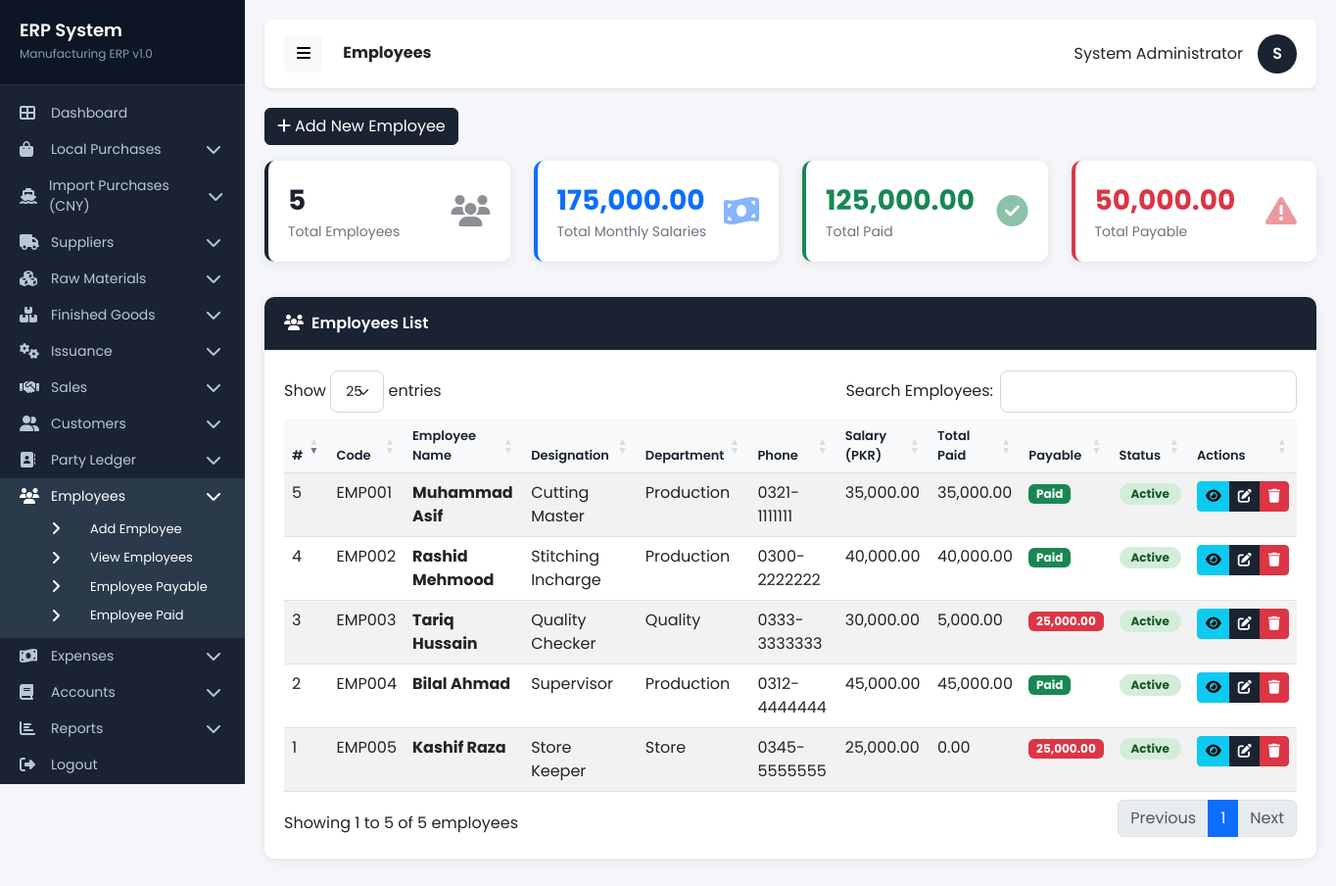
The page /pages/employees.php (signed in) on the database its author committed.
### tables this page shows
CREATE TABLE `employees` (
  `id` int(11) NOT NULL,
  `employee_code` varchar(50) NOT NULL,
  `employee_name` varchar(200) NOT NULL,
  `father_name` varchar(200) DEFAULT NULL,
  `cnic` varchar(20) DEFAULT NULL,
  `phone` varchar(20) DEFAULT NULL,
  `email` varchar(100) DEFAULT NULL,
  `address` text DEFAULT NULL,
  `city` varchar(100) DEFAULT NULL,
  `designation` varchar(100) DEFAULT NULL,
  `department` varchar(100) DEFAULT NULL,
  `joining_date` date DEFAULT NULL,
  `monthly_salary` decimal(18,2) DEFAULT 0.00,
  `opening_balance` decimal(18,2) DEFAULT 0.00,
  `current_balance` decimal(18,2) DEFAULT 0.00,
  `status` enum('active','inactive') DEFAULT 'active',
  `date_time` datetime DEFAULT NULL
);

### includes/database.php (called while the page is built, shortened)
<?php
$db = new mysqli(DB_HOST, DB_USER, DB_PASS, DB_NAME);
$db->set_charset("utf8");
function executePrepared($sql, $types = '', $params = []) {
    global $db;
    $stmt = $db->prepare($sql);
    $stmt->execute();
    return $stmt;
}
function getRows($sql, $types = '', $params = []) {
    $stmt = executePrepared($sql, $types, $params);
    $result = $stmt->get_result();
    $rows = [];
    while ($row = $result->fetch_assoc()) {
        $rows[] = $row;
    }
    return $rows;
}
function formatCurrency($amount) {
    return number_format($amount, 2);
}
?>

### pages/employees.php (the view, shortened to what this page needs)
<?php
require_once '../includes/database.php';
$employees = getRows("SELECT e.*,
    COALESCE((SELECT SUM(ep.amount) FROM employee_payments ep WHERE ep.employee_id = e.id), 0) as total_paid
    FROM employees e
    ORDER BY e.id DESC");
$totalEmployees = count($employees);
$totalSalary = 0;
$totalPaid = 0;
foreach ($employees as $emp) {
    $totalSalary += (float)$emp['monthly_salary'];
    $totalPaid += (float)$emp['total_paid'];
}
include '../includes/header.php';
include '../includes/sidebar.php';
?>
<div class="row mb-3">
    <div class="col-12">
        <a href="add_employee.php" class="btn btn-primary"><i class="fas fa-plus me-1"></i>Add New Employee</a>
    </div>
</div>
<div class="row mb-3">
    <div class="col-md-3">
        <div class="stat-card" style="border-left-color: #1a2332;">
            <div class="d-flex justify-content-between align-items-center">
                <div>
                    <div class="stat-number"><?php echo $totalEmployees; ?></div>
                    <div class="stat-label">Total Employees</div>
                </div>
                <div class="stat-icon"><i class="fas fa-users"></i></div>
            </div>
        </div>
    </div>
    <div class="col-md-3">
        <div class="stat-card" style="border-left-color: #0d6efd;">
            <div class="d-flex justify-content-between align-items-center">
                <div>
                    <div class="stat-number text-primary"><?php echo formatCurrency($totalSalary); ?></div>
                    <div class="stat-label">Total Monthly Salaries</div>
                </div>
                <div class="stat-icon"><i class="fas fa-money-bill-wave text-primary"></i></div>
            </div>
        </div>
    </div>
    <div class="col-md-3">
        <div class="stat-card" style="border-left-color: #198754;">
            <div class="d-flex justify-content-between align-items-center">
                <div>
                    <div class="stat-number text-success"><?php echo formatCurrency($totalPaid); ?></div>
                    <div class="stat-label">Total Paid</div>
                </div>
                <div class="stat-icon"><i class="fas fa-check-circle text-success"></i></div>
            </div>
        </div>
    </div>
    <div class="col-md-3">
        <div class="stat-card" style="border-left-color: #dc3545;">
            <div class="d-flex justify-content-between align-items-center">
                <div>
                    <div class="stat-number text-danger"><?php echo formatCurrency($totalSalary - $totalPaid); ?></div>
                    <div class="stat-label">Total Payable</div>
                </div>
                <div class="stat-icon"><i class="fas fa-exclamation-triangle text-danger"></i></div>
            </div>
        </div>
    </div>
</div>
<div class="row">
    <div class="col-12">
        <div class="card">
            <div class="card-header" style="background:#1a2332;color:#fff;">
                <i class="fas fa-users me-2"></i>Employees List
            </div>
            <div class="card-body">
                <div class="table-responsive">
                    <table class="table table-striped table-hover" id="employeeTable">
                        <thead>
                            <tr>
                                <th>#</th>
                                <th>Code</th>
                                <th>Employee Name</th>
                                <th>Designation</th>
                                <th>Department</th>
                                <th>Phone</th>
                                <th>Salary (PKR)</th>
                                <th>Total Paid</th>
                                <th>Payable</th>
                                <th>Status</th>
                                <th>Actions</th>
                            </tr>
                        </thead>
                        <tbody>
                            <?php if (count($employees) > 0): ?>
                                <?php $counter = 1; ?>
                                <?php foreach ($employees as $emp): ?>
                                    <?php $payable = (float)$emp['monthly_salary'] - (float)$emp['total_paid']; ?>
                                    <tr>
                                        <td><?php echo $counter++; ?></td>
                                        <td><?php echo htmlspecialchars($emp['employee_code'] ?: '-'); ?></td>
                                        <td><strong><?php echo htmlspecialchars($emp['employee_name']); ?></strong></td>
                                        <td><?php echo htmlspecialchars($emp['designation'] ?: '-'); ?></td>
                                        <td><?php echo htmlspecialchars($emp['department'] ?: '-'); ?></td>
                                        <td><?php echo htmlspecialchars($emp['phone'] ?: '-'); ?></td>
                                        <td><?php echo formatCurrency($emp['monthly_salary']); ?></td>
                                        <td><?php echo formatCurrency($emp['total_paid']); ?></td>
                                        <td>
                                            <?php if ($payable > 0): ?>
                                                <span class="badge bg-danger"><?php echo formatCurrency($payable); ?></span>
                                            <?php elseif ($payable < 0): ?>
                                                <span class="badge bg-info"><?php echo formatCurrency(abs($payable)); ?> advance</span>
                                            <?php else: ?>
                                                <span class="badge bg-success">Paid</span>
                                            <?php endif; ?>
                                        </td>
                                        <td>
                                            <span class="badge badge-status badge-<?php echo $emp['status']; ?>">
                                                <?php echo ucfirst($emp['status']); ?>
                                            </span>
                                        </td>
                                        <td>
                                            <div class="btn-group btn-group-sm">
                                                <a href="employee_detail.php?id=<?php echo $emp['id']; ?>" class="btn btn-info" title="Detail">
                                                    <i class="fas fa-eye"></i>
                                                </a>
                                                <a href="add_employee.php?edit=<?php echo $emp['id']; ?>" class="btn btn-primary" title="Edit">
                                                    <i class="fas fa-edit"></i>
                                                </a>
                                                <a href="?delete=<?php echo $emp['id']; ?>" class="btn btn-danger delete-confirm" title="Delete">
                                                    <i class="fas fa-trash"></i>
                                                </a>
                                            </div>
                                        </td>
                                    </tr>
                                <?php endforeach; ?>
                            <?php endif; ?>
                        </tbody>
                    </table>
                </div>
            </div>
        </div>
    </div>
</div>
<link rel="stylesheet" href="https://cdn.datatables.net/1.13.4/css/dataTables.bootstrap5.min.css">
<?php include '../includes/footer.php'; ?>

### includes/header.php (style rules this page uses)
* { font-family: 'Poppins', sans-serif; }
body { background-color: #f4f6f9; margin: 0; padding: 0; }
.card { border: none; border-radius: 10px; box-shadow: 0 2px 10px rgba(0,0,0,0.08); margin-bottom: 20px; }
.card-header { background: #fff; border-bottom: 1px solid #e8eaed; padding: 15px 20px; font-weight: 600; border-radius: 10px 10px 0 0 !important; }
.card-body { padding: 20px; }
.btn-primary { background: #1a2332; border-color: #1a2332; }
.table-responsive { border-radius: 8px; }
.table th { background: #f8f9fa; font-weight: 600; font-size: 13px; color: #1a2332; }
.badge-status { padding: 5px 12px; border-radius: 20px; font-size: 12px; }
.badge-active { background: #d4edda; color: #155724; }
.stat-card { background: #fff; padding: 20px; border-radius: 10px; box-shadow: 0 2px 10px rgba(0,0,0,0.08); margin-bottom: 20px; border-left: 4px solid #1a2332; }
.stat-card .stat-icon { font-size: 32px; color: #1a2332; opacity: 0.5; }
.stat-card .stat-number { font-size: 28px; font-weight: 700; color: #1a2332; }
.stat-card .stat-label { font-size: 14px; color: #6c757d; }

### rows shown on the page
employees: employee_code "EMP005", employee_name "Kashif Raza", designation "Store Keeper", department "Store", phone "0345-5555555", monthly_salary "25,000.00", total_paid "0.00", payable "25,000.00", status "Active"
employees: employee_code "EMP004", employee_name "Bilal Ahmad", designation "Supervisor", department "Production", phone "0312-4444444", monthly_salary "45,000.00", total_paid "45,000.00", shows "Paid", status "Active"
employees: employee_code "EMP003", employee_name "Tariq Hussain", designation "Quality Checker", department "Quality", phone "0333-3333333", monthly_salary "30,000.00", total_paid "5,000.00", payable "25,000.00", status "Active"
employees: employee_code "EMP002", employee_name "Rashid Mehmood", designation "Stitching Incharge", department "Production", phone "0300-2222222", monthly_salary "40,000.00", total_paid "40,000.00", shows "Paid", status "Active"
employees: employee_code "EMP001", employee_name "Muhammad Asif", designation "Cutting Master", department "Production", phone "0321-1111111", monthly_salary "35,000.00", total_paid "35,000.00", shows "Paid", status "Active"

### other values the page prints
$pageTitle "Employees"
$_SESSION['full_name'] "System Administrator"
substr($_SESSION['full_name'], 0, 1) "S"
$totalEmployees "5"
formatCurrency($totalSalary) "175,000.00"
formatCurrency($totalPaid) "125,000.00"
formatCurrency($totalSalary - $totalPaid) "50,000.00"
